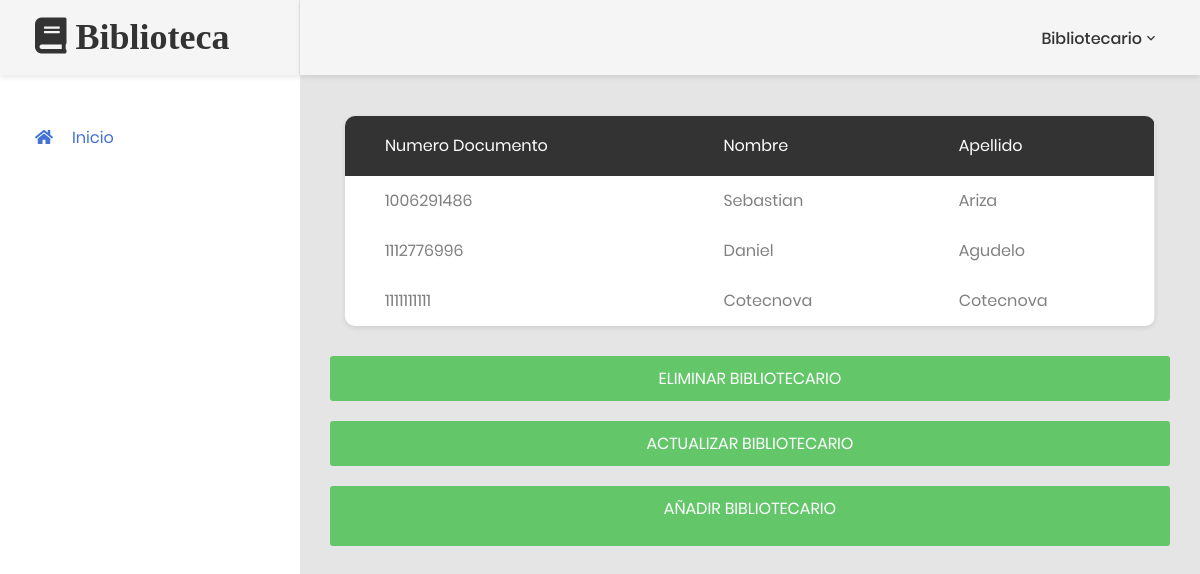
Page /gestion_Bibliotecarios.php on the committed database.
### tables this page shows
CREATE TABLE IF NOT EXISTS `bibliotecario` (
  `id_bibliotecario` int(11) NOT NULL,
  `nombre` varchar(45) NOT NULL,
  `apellido` varchar(45) NOT NULL,
  `numero_documento` int(11) NOT NULL,
  `Contrasena` varchar(45) NOT NULL,
  `estado_civil_id_estado` int(11) NOT NULL,
  `tipo_documento_id_tipo` int(11) NOT NULL,
  `estado` int(11) NOT NULL
);

### modelo/MySQL.php (called while the page is built, shortened)
<?php
 class MySQL{
    private $ipServidor ="localhost";
    private $usuarioBase ='root';
    private $contrasena = '';
    private $bd ='biblioteca3';
    private $conexion;
    public function conectar(){
        $this->conexion = mysqli_connect($this->ipServidor, $this->usuarioBase, $this->contrasena, $this->bd);
    return($this->conexion);
    }
    public function efectuarConsulta($consulta){
        mysqli_query($this->conexion, "SET lc_time_names = 'es_ES'" );
        mysqli_query($this->conexion, "SET NAMES 'utf8'");
        mysqli_query($this->conexion, "SET CHARACTER 'utf8'");
       $this->resultadoConsulta = mysqli_query($this->conexion, $consulta);
        return $this->resultadoConsulta;
    }
}
?>

### gestion_Bibliotecarios.php (the view, shortened to what this page needs)
<!DOCTYPE html>
<html lang="es">
<head>
    <link href="css/font-face.css" rel="stylesheet" media="all">
    <link href="vendor/font-awesome-4.7/css/font-awesome.min.css" rel="stylesheet" media="all">
    <link href="vendor/font-awesome-5/css/fontawesome-all.min.css" rel="stylesheet" media="all">
    <link href="vendor/mdi-font/css/material-design-iconic-font.min.css" rel="stylesheet" media="all">
    <link href="vendor/bootstrap-4.1/bootstrap.min.css" rel="stylesheet" media="all">
    <link href="vendor/animsition/animsition.min.css" rel="stylesheet" media="all">
    <link href="vendor/bootstrap-progressbar/bootstrap-progressbar-3.3.4.min.css" rel="stylesheet" media="all">
    <link href="vendor/wow/animate.css" rel="stylesheet" media="all">
    <link href="vendor/css-hamburgers/hamburgers.min.css" rel="stylesheet" media="all">
    <link href="vendor/slick/slick.css" rel="stylesheet" media="all">
    <link href="vendor/select2/select2.min.css" rel="stylesheet" media="all">
    <link href="vendor/perfect-scrollbar/perfect-scrollbar.css" rel="stylesheet" media="all">
    <link href="css/theme.css" rel="stylesheet" media="all">
</head>
<body class="animsition">
<?php
    require_once 'modelo/MySQL.php';
    $mysql = new MySQL;
    $mysql->conectar();
$seleccionbibliotecario =$mysql->efectuarConsulta("SELECT biblioteca3.bibliotecario.numero_documento,biblioteca3.bibliotecario.nombre,biblioteca3.bibliotecario.apellido
from bibliotecario where estado = 1");
?>
    <div class="page-wrapper">
        <?php
                    include("header_usuario_menu_lateral_bibliotecario.php");
          ?>
        <div class="page-container">
            <header class="header-desktop">
        <?php
          include("header_usuario_menu_cierre_bibliotecario.php");
          ?>
            </header>
            <div class="main-content">
                <div class="section__content section__content--p30">
                    <div class="container-fluid">
                        <div class="row">
                            <div class="col-lg-12">
                                <div class="table-responsive table--no-card m-b-30">
                                    <table class="table table-borderless table-striped table-earning">
                                        <thead>
                                            <tr>
                                                <th>Numero Documento</th>
                                                <th>Nombre</th>
                                                <th>Apellido</th>
                                            </tr>
                                        </thead>
                                         <tbody>
                                            <?php
                                           while ($resultado=mysqli_fetch_assoc($seleccionbibliotecario)) {
                                                echo '<tr>
                                                <td>'.$numero_documento=$resultado['numero_documento'].'</td>
                                                <td>'.$nombre=$resultado['nombre'].'</td>
                                                <td>'.$apellido=$resultado['apellido'].'</td>
                                                <tr>';
                                            }
                                        ?>
                                        </tbody>
                                    </table>
                                </div>
                            </div>
                             <a href="eliminar_bibliotecario.php" class="au-btn au-btn--block au-btn--green m-b-20" style="text-align: center;">Eliminar  Bibliotecario</a>
                              <a href="actualizar_bibliotecario.php" class="au-btn au-btn--block au-btn--green m-b-20" style="text-align: center;">Actualizar  Bibliotecario</a>
                               <a href="register_bibliotecario.php" class="au-btn au-btn--block au-btn--green m-b-20" style="text-align: center;">Añadir Bibliotecario</a>
                        <div class="row">
                            <div class="col-md-12">
                            </div>
                        </div>
            </div>
        </div>
    </div>
</body>
</html>

### header_usuario_menu_lateral_bibliotecario.php (shortened to what this page needs)
<aside class="menu-sidebar d-none d-lg-block">
            <div class="logo">
                <a href="#">
                    <h1 class="fas fa-book"  href="index_Bibliotecario.html"> Biblioteca</h1>
                </a>
            </div>
            <div class="menu-sidebar__content js-scrollbar1">
                <nav class="navbar-sidebar">
                    <ul class="list-unstyled navbar__list">
                        <li class="active has-sub">
                            <a class="js-arrow" href="#">
                                <i class="fas fa-home"></i>Inicio</a>
                        </li>
                    </ul>
                </nav>
            </div>
        </aside>

### header_usuario_menu_cierre_bibliotecario.php (shortened to what this page needs)
<div class="section__content section__content--p30">
                    <div class="container-fluid">
                        <div class="header-wrap">
                            <div class="header-button ">
                                <div class="account-wrap">
                                    <div class="account-item clearfix js-item-menu">
                                        <div class="content">
                                            <a class="js-acc-btn" href="#">Bibliotecario</a>
                                        </div>
                                    </div>
                                </div>
                            </div>
                        </div>
                    </div>
                </div>

### rows in the picture
bibliotecario: numero_documento "1006291486", nombre "Sebastian", apellido "Ariza"
bibliotecario: numero_documento "1112776996", nombre "Daniel", apellido "Agudelo"
bibliotecario: numero_documento "1111111111", nombre "Cotecnova", apellido "Cotecnova"
